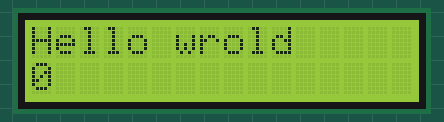
Bench run of a sketch on a simulated Arduino Uno, built with avr-gcc and run on an emulated ATmega328P. On the bench: 16×2 character LCD.

Above: at 0.6 s.
At 4.6 s:
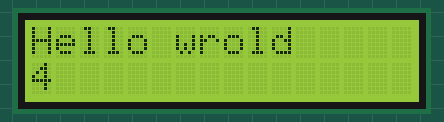
At 9.6 s:
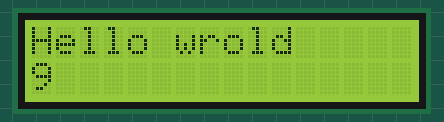
At 19.6 s:
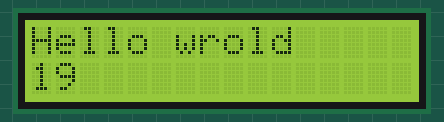
At 28.6 s:
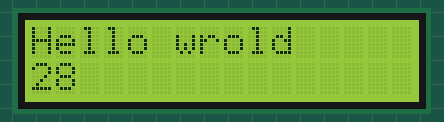
At 38.6 s:
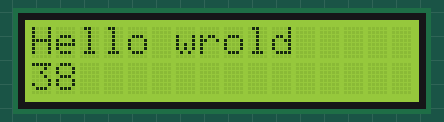

Measured:
- what the display in image 0 shows lasts 0.5 s, from 0.6 s to 1.1 s

The sketch:

Lab5.1_376.ino
```cpp
#include <LiquidCrystal.h>
LiquidCrystal lcd(12,11,5,4,3,2);

void setup()
{
  lcd.begin(16,2);
  lcd.print("Hello wrold");

}

void loop()
{
  lcd.setCursor(0,1);
  lcd.print(millis()/1000);
  /*lcd.noCorsor();
  delay(500);
  lcd.cursor();
  delay(500);

  lcd.noBilnk();
  delay(500);
  lcd.bilnk();
  delay(500);*/

  lcd.noDisplay();
  delay(500);
  lcd.display();
  delay(500);

}
```
